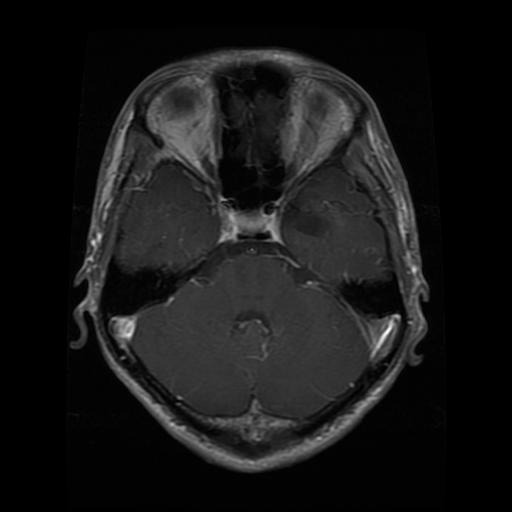
#> input picture cancer/Testing/glioma/Te-glTr_0001.jpg, 512 x 512 px
$ python -i preprocessing_mri.py   (imports and definitions only)
#> lines starting #> are read from the running program, lines starting #| are printed output that depends on the picture; after the words box and inside, x2 and y2 are one past the last pixel; in counts of white or black regions, pixels touching at a corner belong together
#> further down, picture is the input picture: shape (512, 512, 3); min 0, max 255, mean 23.5
import numpy as np
import os
import cv2
import tensorflow as tf
import matplotlib.pyplot as plt
from skimage import morphology
from skimage.registration import optical_flow_tvl1
from skimage.transform import resize
import nibabel as nib
from tensorflow.keras.preprocessing.image import ImageDataGenerator
from tensorflow.keras.layers import Conv2D, MaxPooling2D, Dropout, Flatten, Dense, BatchNormalization, GlobalAveragePooling2D, LeakyReLU, ELU, SpatialDropout2D
from tensorflow.keras.optimizers import Adam
from tensorflow.keras.models import Sequential
from tensorflow.keras.regularizers import l2
from tensorflow.keras.callbacks import ReduceLROnPlateau, EarlyStopping, ModelCheckpoint
from sklearn.model_selection import train_test_split
from tensorflow.keras.losses import SparseCategoricalCrossentropy
import time
from collections import Counter
from sklearn.utils.class_weight import compute_class_weight
import datetime
import json

mri_images = "cancer"
train_folder = os.path.join(mri_images, "training")
test_folder = os.path.join(mri_images, "testing")
#mri_images = "Brain_Cancer"
#train_folder = mri_images
#test_folder = None
# [1 line that did not run here, left out]
# [1 line that did not run here, left out]
# [4 lines not run here, left out]
#assert num_class ==4, f"found {num_class}: {classes}"
batch =32
AUTOTUNE = tf.data.AUTOTUNE

seed = 42
image_size = 256
# [2 lines not run here, left out]

time_program = time.perf_counter()


def to_grayscale(image):
    if image is None:
        raise ValueError("Image is None (bad path or read error).")

    if image.ndim == 2:
        gray = image
    elif image.ndim ==3:
        c = image.shape[2]
#> c = 3
        if c == 1:
            gray = image[:,:, 0]
        elif c==3:
            gray = cv2.cvtColor(image, cv2.COLOR_BGR2GRAY)
        elif c==4:
            gray = cv2.cvtColor(image, cv2.COLOR_BGRA2GRAY)
        else:
            raise ValueError(f"Unsupported channel count: {c}")
    else:
        raise ValueError(f"unsupported image shapre: {image.shape}")

    if gray.dtype != np.uint8:
        gmin, gmax = float(np.min(gray)), float(np.max(gray))
        gray = ((gray - gmin) / (gmax-gmin)*255.0).astype(np.uint8) if gmax > gmin else np.zeros_like(gray, dtype=np.uint8)

    return gray


#creating mask for images
def create_mask(image):
    gray = to_grayscale(image)
    _, binary_mask = cv2.threshold(gray, 0, 255, cv2.THRESH_BINARY + cv2.THRESH_OTSU)
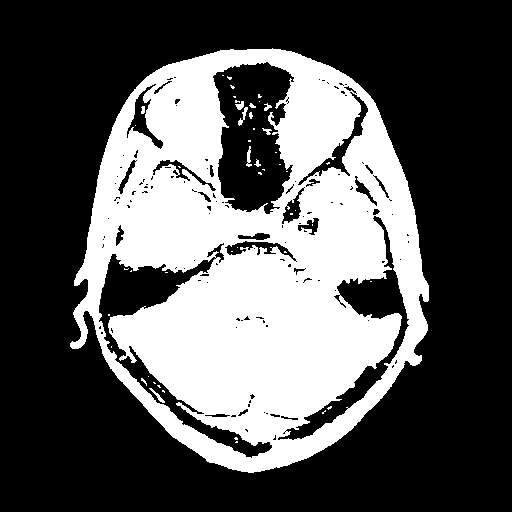
#> binary_mask: shape (512, 512); 34.5% white; 49 white regions (38 under 20 px), largest, box (x1, y1, x2, y2) and area: (70, 48, 429, 473) 89882, (238, 107, 248, 126) 64, (246, 146, 252, 167) 63
    binary_mask = cv2.medianBlur(binary_mask, 3)
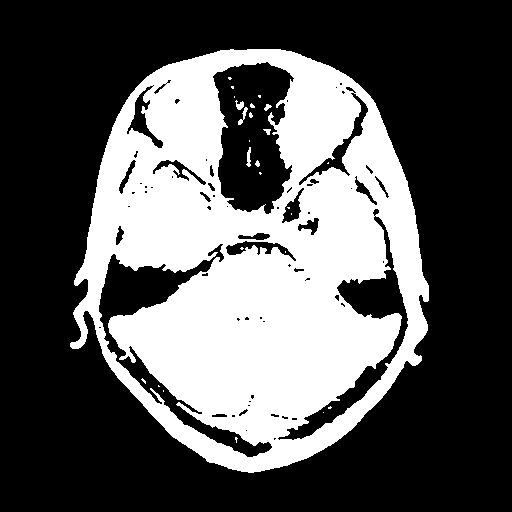
#> binary_mask: shape (512, 512); 34.6% white; 26 white regions (19 under 20 px), largest, box (x1, y1, x2, y2) and area: (70, 49, 429, 473) 90350, (246, 147, 251, 167) 61, (238, 107, 248, 125) 60
    binary_mask = cv2.morphologyEx(binary_mask, cv2.MORPH_OPEN, np.ones((3,3), np.uint8), iterations=1)
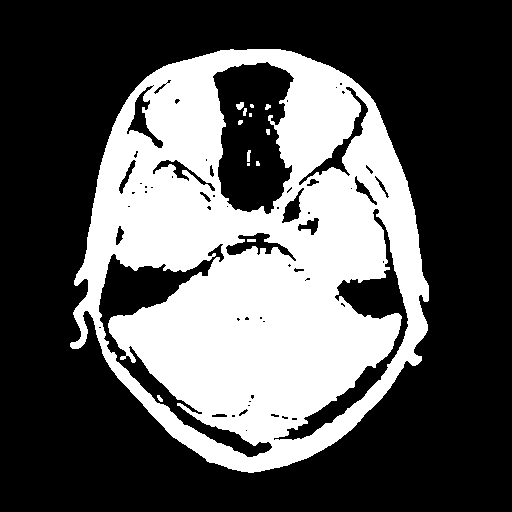
#> binary_mask: shape (512, 512); 34.4% white; 13 white regions (4 under 20 px), largest, box (x1, y1, x2, y2) and area: (70, 49, 429, 473) 90005, (236, 102, 244, 110) 46, (247, 150, 251, 162) 37
    return binary_mask

#removing background
# [19 lines left out: functions remove_background, denoise_image, not called in this run]

#resize image
def resample_image(image, target_shape):
    return resize(image, target_shape, order=3, mode= 'reflect', anti_aliasing=True)

# [5 lines left out: function normalize_intensity, not called in this run]

def resize_img(image, target_size):
    return resize(image, (target_size[0],target_size[1]), order=3, mode='reflect', anti_aliasing=True)

# [67 lines left out: functions load_and_preprocess, cnn_model, not called in this run]


train_img, train_label = [], []
# [13 lines not run here, left out]

train_img = np.array(train_img, dtype=np.float32)
train_label = np.array(train_label, dtype=np.int64)

class_counts = Counter(train_label)
# [11 lines not run here, left out]

# [6 lines that did not run here, left out]

# [1 line that did not run here, left out]
# [1 line that did not run here, left out]

# [1 line not run here, left out]

#os.makedirs("models", exist_ok=True)
#np.save("models/mean_std.npy", [mean, std])

# [1 line that did not run here, left out]
# [1 line that did not run here, left out]

X_test, y_test = [], []
test_classes = sorted([d for d in os.listdir(test_folder) if os.path.isdir(os.path.join(test_folder, d))])
# [13 lines not run here, left out]

X_test = np.array(X_test, dtype=np.float32)
y_test = np.array(y_test, dtype=np.int64)
# [1 line that did not run here, left out]

# [1 line that did not run here, left out]
# [1 line that did not run here, left out]
# [1 line not run here, left out]

# [10 lines that did not run here, left out]

# [1 line that did not run here, left out]
# [1 line that did not run here, left out]
# [1 line that did not run here, left out]

#save best model
# [1 line not run here, left out]
best_model = "models/cnn_braintumor_best.h5"

# [8 lines that did not run here, left out]

# [84 lines of commented-out code are left out]

# [22 lines not run here, left out]

>>> import cv2
>>> picture = cv2.imread('cancer/Testing/glioma/Te-glTr_0001.jpg')
>>> result = create_mask(picture)

$ run again, on cancer/Testing/meningioma/Te-me_0019.jpg
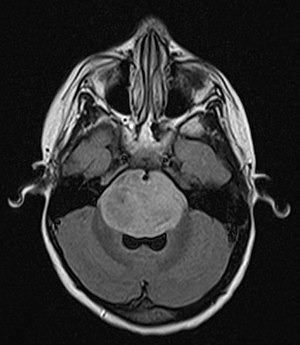
#> input picture cancer/Testing/meningioma/Te-me_0019.jpg, 300 x 345 px
#> picture is the input picture: shape (345, 300, 3); min 0, max 255, mean 50.6
#> in create_mask, `_, binary_mask = cv2.threshold(gray, 0, 255, cv2.THRESH_BINARY + cv2.T..`:
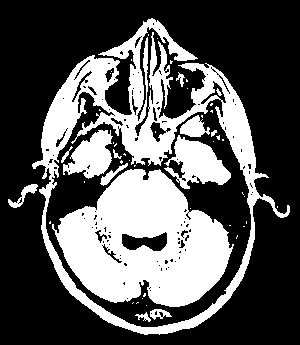
#> binary_mask: shape (345, 300); 34.1% white; 51 white regions (37 under 20 px), largest, box (x1, y1, x2, y2) and area: (52, 169, 234, 307) 15591, (32, 18, 290, 335) 15143, (164, 135, 231, 189) 1888
#> in create_mask, `binary_mask = cv2.morphologyEx(binary_mask, cv2.MORPH_OPEN, np.ones((3..`:
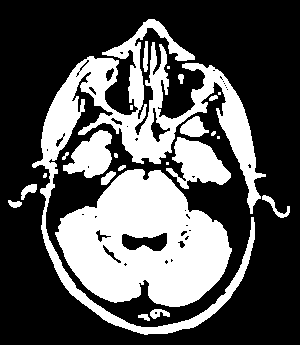
#> binary_mask: shape (345, 300); 33.7% white; 24 white regions (8 under 20 px), largest, box (x1, y1, x2, y2) and area: (55, 169, 232, 307) 15670, (32, 19, 266, 335) 14573, (166, 137, 231, 189) 1855

$ run again, on cancer/Testing/meningioma/Te-me_0029.jpg
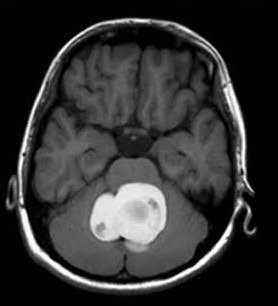
#> input picture cancer/Testing/meningioma/Te-me_0029.jpg, 278 x 306 px
#> picture is the input picture: shape (306, 278, 3); min 0, max 255, mean 50.8
#> in create_mask, `_, binary_mask = cv2.threshold(gray, 0, 255, cv2.THRESH_BINARY + cv2.T..`:
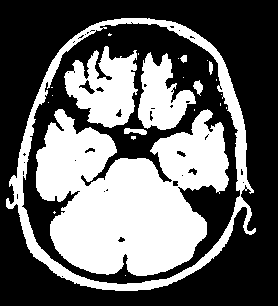
#> binary_mask: shape (306, 278); 40.4% white; 24 white regions (16 under 20 px), largest, box (x1, y1, x2, y2) and area: (36, 109, 229, 276) 21004, (6, 18, 256, 291) 6774, (64, 46, 138, 128) 3698
#> in create_mask, `binary_mask = cv2.morphologyEx(binary_mask, cv2.MORPH_OPEN, np.ones((3..`:
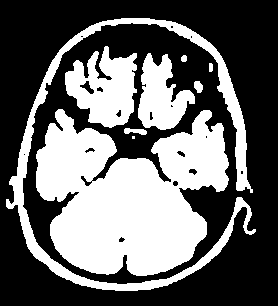
#> binary_mask: shape (306, 278); 40.3% white; 9 white regions (1 under 20 px), largest, box (x1, y1, x2, y2) and area: (36, 109, 229, 276) 21019, (6, 18, 256, 291) 6788, (65, 46, 137, 128) 3682

$ run again, on cancer/Testing/notumor/Te-noTr_0008.jpg
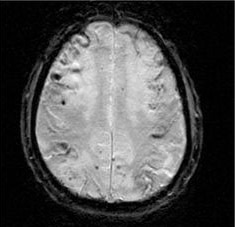
#> input picture cancer/Testing/notumor/Te-noTr_0008.jpg, 235 x 227 px
#> picture is the input picture: shape (227, 235, 3); min 0, max 255, mean 76.6
#> in create_mask, `_, binary_mask = cv2.threshold(gray, 0, 255, cv2.THRESH_BINARY + cv2.T..`:
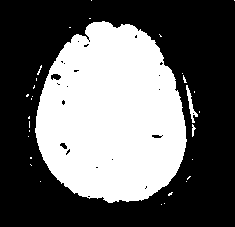
#> binary_mask: shape (227, 235); 39.8% white; 31 white regions (28 under 20 px), largest, box (x1, y1, x2, y2) and area: (35, 21, 187, 203) 20959, (186, 85, 198, 123) 137, (192, 124, 196, 137) 27
#> in create_mask, `binary_mask = cv2.morphologyEx(binary_mask, cv2.MORPH_OPEN, np.ones((3..`:
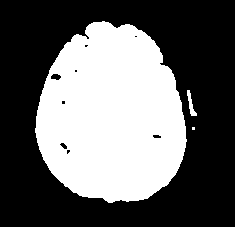
#> binary_mask: shape (227, 235); 39.6% white; 3 white regions (1 under 20 px), largest, box (x1, y1, x2, y2) and area: (35, 21, 187, 203) 20993, (187, 90, 197, 116) 105
